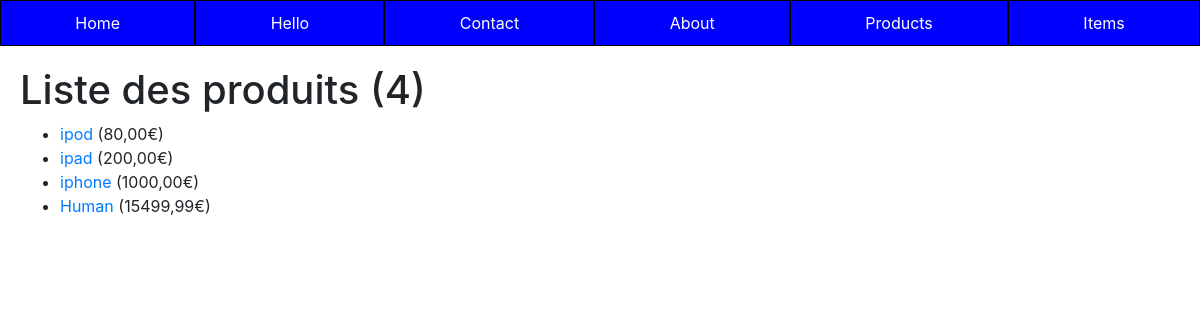
The page /appTp1/products/list on the database its author committed.
### appTp1/models.py (models this page shows, shortened)
class Product(models.Model):
    class Meta:
        verbose_name = "Produit"
    name          = models.CharField(max_length=100)
    code          = models.CharField(max_length=10, null=True, blank=True, unique=True)
    price_ht      = models.DecimalField(max_digits=8, decimal_places=2,  null=True, blank=True, verbose_name="Prix unitaire HT")
    price_ttc     = models.DecimalField(max_digits=8, decimal_places=2,  null=True, blank=True, verbose_name="Prix unitaire TTC")
    status        = models.SmallIntegerField(choices=PRODUCT_STATUS, default=0)
    date_creation =  models.DateTimeField(blank=True, verbose_name="Date création", default=timezone.now)

### appTp1/views.py (the view)
# urls.py: path('products/list', views.ProductListView.as_view(), name='products'),
class ProductListView(ListView):
    model = Product
    template_name = "appTp1/list_products.html"
    context_object_name = "prdcts"
    def get_queryset(self):
        return Product.objects.order_by('price_ttc')
    def get_context_data(self, **kwargs):
        context = super(ProductListView, self).get_context_data(**kwargs)
        context['titremenu'] = "Liste des produits"
        return context

### appTp1/templates/appTp1/list_products.html (shortened to what this page needs)
{% extends 'appTp1/base.html' %}
{% block content %}
<h1>{{ titremenu }} ({{ prdcts | length }})</h1>
<ul>
    {% if prdcts|length == 0 %}
        <li>Aucun produit</li>
    {% else %}
        {% for p in prdcts %}
            <li><a href="{% url 'product-detail' p.id %}">{{p.name}}</a> ({{p.price_ht}}€)</li>
        {% endfor %}
    {% endif %}
</ul>
{% endblock %}

### rows shown on the page
Product: name "ipod", price_ht "80,00"
Product: name "ipad", price_ht "200,00"
Product: name "iphone", price_ht "1000,00"
Product: name "Human", price_ht "15499,99"

### other values the page prints
{{ titremenu }} "Liste des produits"
{{ prdcts | length }} "4"
